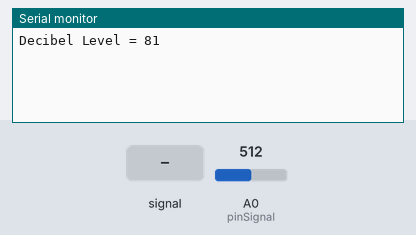
This sketch was run on a simulated Arduino Uno, built with avr-gcc and run on an emulated ATmega328P. Parts: the last lines printed to the serial monitor. The test bench sets the inputs (shaded band); at power-on: A0 (pinSignal) = 512.

Above: at 1.2 s.
1.3 s: A0 (pinSignal) fed a 2 Hz sine of ±306 counts around its level
At 2.6 s:
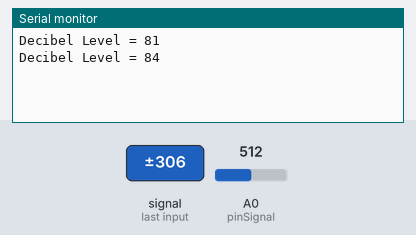
2.8 s: A0 (pinSignal) set to 306
4.3 s: A0 (pinSignal) fed a 50 Hz sine of ±306 counts around its level
5.8 s: A0 (pinSignal) set to 122
At 7.9 s:
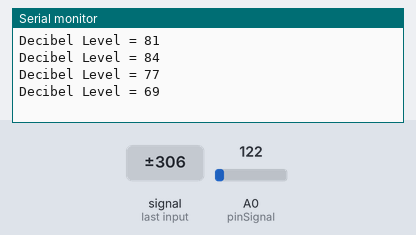
Timing chart, 0 to 8.3 s (numbered marks = the images above; inputs shaded):
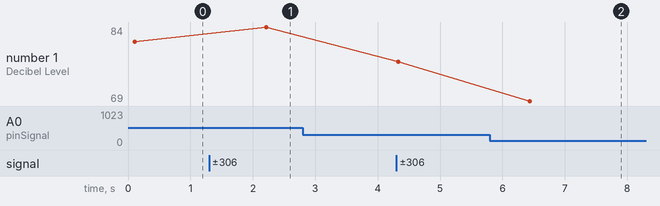

Measured:
- after the input at 1.3 s, the serial monitor: prints a new line after 0.92 s (image 1)
- after the input at 5.8 s, the serial monitor: prints a new line after 0.64 s (image 2)
- plotted number 1: 81 → 84 after the input at 1.3 s, 77 → 69 after the input at 5.8 s

The sketch:

dbMeterArduino.ino
```cpp
int num_Measure = 1000; //Number of measurements we will want to take to average out
int pinSignal = A0;  //Pin that our sound sensor is connected to
long soundValue; //Input value from our reading
long sum = 0; //Sum of the number of measurements
long level = 0; //Average decibel level value
long aRef = 15; //Going to be our reference value for noise reading, this will be used to calculate the decibel level
long dbValue = 0;

void setup() {
  // put your setup code here, to run once:
  pinMode (pinSignal, INPUT); //Setting up our pin as an input pin
  Serial.begin(9600);
}

void loop() {

  //128 signal readings
  for ( int i = 0 ; i <num_Measure; i ++)
  {
    //read in our value of the signal and then sum it over the 128 readings
    soundValue = analogRead(pinSignal);
    sum = sum + soundValue;
  }

  level = sum/num_Measure; //Average out our value

  //We are now going to use this formula which will calculate the change in decibel value from our reference value, and then we will at a known decibel value at our reference value
  dbValue = (20 * log10(level/aRef)) + 51;

  //Print out our level to the serial monitor
  Serial.print("Decibel Level = ");
  //Serial.println(level);
  Serial.println(dbValue);

  //reset our sum
  sum = 0;
  delay(2000);
  }
```
